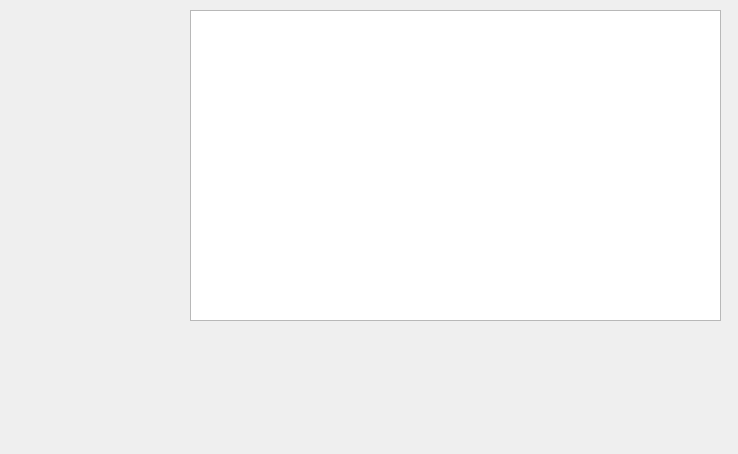
<?xml version="1.0" encoding="UTF-8"?>
<ui version="4.0">
 <class>MainWindow</class>
 <widget class="QMainWindow" name="MainWindow">
  <property name="geometry">
   <rect>
    <x>0</x>
    <y>0</y>
    <width>738</width>
    <height>454</height>
   </rect>
  </property>
  <property name="windowTitle">
   <string>MainWindow</string>
  </property>
  <widget class="QWidget" name="centralwidget">
   <widget class="QListWidget" name="chat_list">
    <property name="geometry">
     <rect>
      <x>190</x>
      <y>10</y>
      <width>531</width>
      <height>311</height>
     </rect>
    </property>
   </widget>
  </widget>
 </widget>
 <resources/>
 <connections/>
</ui>
